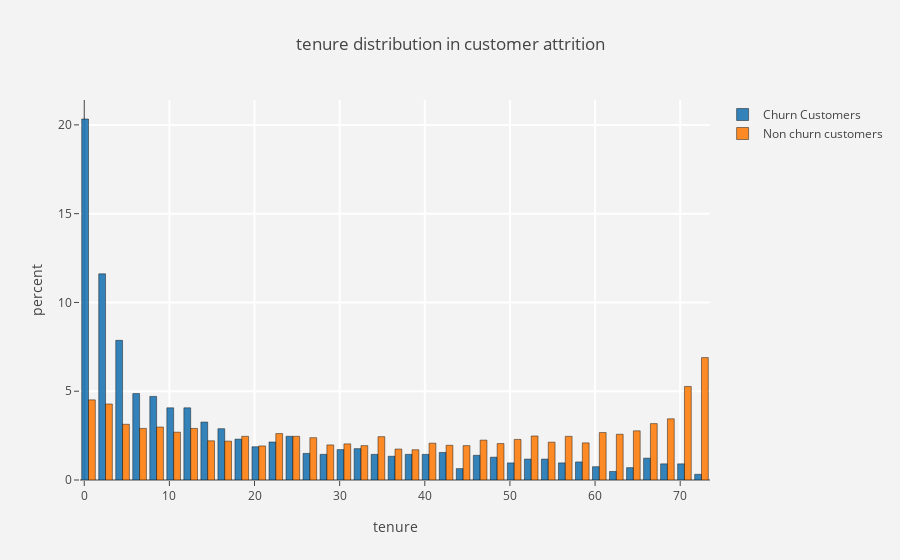
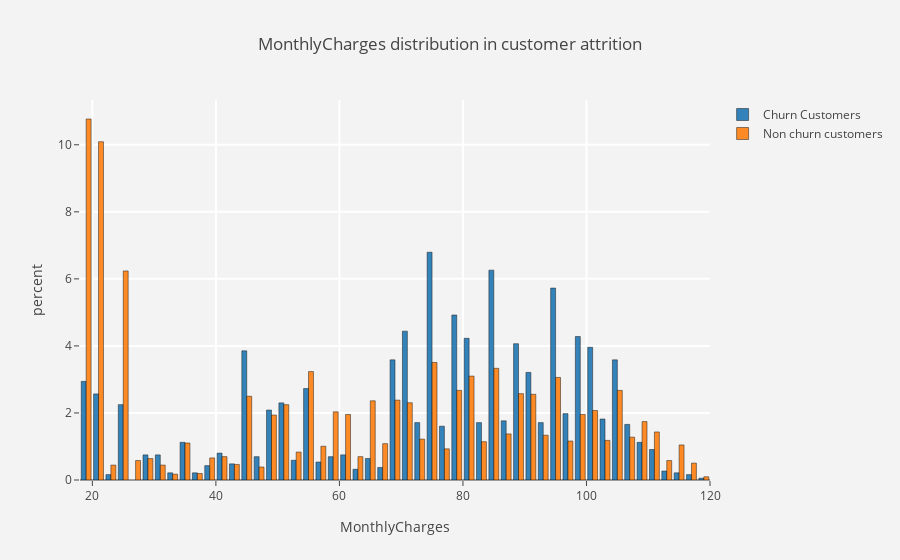
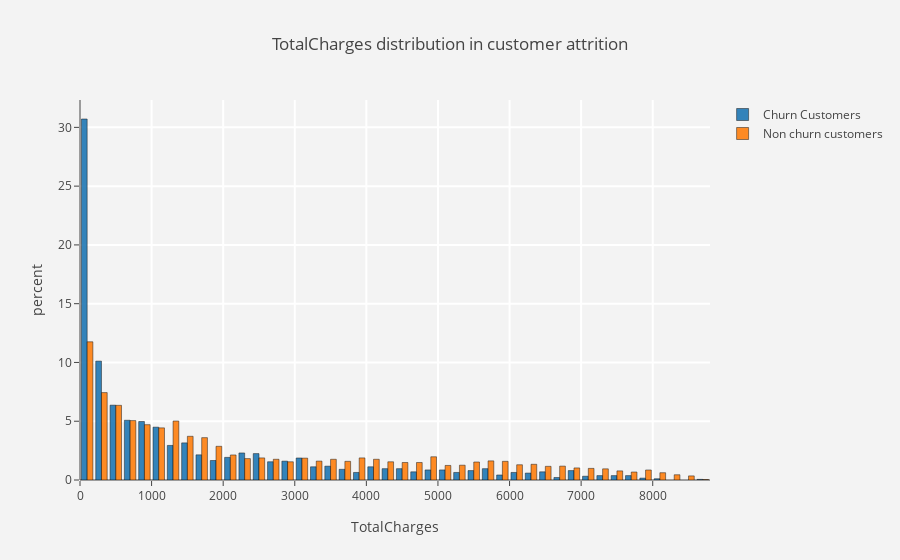

Notebook source saved alongside these figures, in order:
### Code cell
# Plot histgram for all numerical columns   
for i in num_cols :
    histogram(i)

### Figure 1 — Plotly figure (JSON) as saved in the notebook; plotly's stock layout.template omitted (floating-point values rounded to 4 significant figures; data arrays with more than 128 entries replaced by an {"elided": "..."} marker saying what was removed)
{"data": [{"histnorm": "percent", "marker": {"line": {"color": "black", "width": 0.5}}, "name": "Churn Customers", "opacity": 0.9, "type": "histogram", "uid": "e3b018c4-8c1b-4344-a483-658aa19ded20", "x": {"elided": "1869 int values"}}, {"histnorm": "percent", "marker": {"line": {"color": "black", "width": 0.5}}, "name": "Non churn customers", "opacity": 0.9, "type": "histogram", "uid": "44caf0da-7828-4cfb-a487-535085222c42", "x": {"elided": "5163 int values"}}], "layout": {"paper_bgcolor": "rgb(243,243,243)", "plot_bgcolor": "rgb(243,243,243)", "title": "tenure distribution in customer attrition ", "xaxis": {"gridcolor": "rgb(255, 255, 255)", "gridwidth": 2, "ticklen": 5, "title": "tenure", "zerolinewidth": 1}, "yaxis": {"gridcolor": "rgb(255, 255, 255)", "gridwidth": 2, "ticklen": 5, "title": "percent", "zerolinewidth": 1}}}

### Figure 2 — Plotly figure (JSON) as saved in the notebook; plotly's stock layout.template omitted (floating-point values rounded to 4 significant figures; data arrays with more than 128 entries replaced by an {"elided": "..."} marker saying what was removed)
{"data": [{"histnorm": "percent", "marker": {"line": {"color": "black", "width": 0.5}}, "name": "Churn Customers", "opacity": 0.9, "type": "histogram", "uid": "7b0a5191-a6f4-47e2-bbcf-bcdf12650b89", "x": {"elided": "1869 float values"}}, {"histnorm": "percent", "marker": {"line": {"color": "black", "width": 0.5}}, "name": "Non churn customers", "opacity": 0.9, "type": "histogram", "uid": "b04a72a3-11e2-4318-9f60-4fea5580e12c", "x": {"elided": "5163 float values"}}], "layout": {"paper_bgcolor": "rgb(243,243,243)", "plot_bgcolor": "rgb(243,243,243)", "title": "MonthlyCharges distribution in customer attrition ", "xaxis": {"gridcolor": "rgb(255, 255, 255)", "gridwidth": 2, "ticklen": 5, "title": "MonthlyCharges", "zerolinewidth": 1}, "yaxis": {"gridcolor": "rgb(255, 255, 255)", "gridwidth": 2, "ticklen": 5, "title": "percent", "zerolinewidth": 1}}}

### Figure 3 — Plotly figure (JSON) as saved in the notebook; plotly's stock layout.template omitted (floating-point values rounded to 4 significant figures; data arrays with more than 128 entries replaced by an {"elided": "..."} marker saying what was removed)
{"data": [{"histnorm": "percent", "marker": {"line": {"color": "black", "width": 0.5}}, "name": "Churn Customers", "opacity": 0.9, "type": "histogram", "uid": "e68bd3da-6b4c-4f70-83e3-6693a0a76202", "x": {"elided": "1869 float values"}}, {"histnorm": "percent", "marker": {"line": {"color": "black", "width": 0.5}}, "name": "Non churn customers", "opacity": 0.9, "type": "histogram", "uid": "f5a6aa9c-028d-4acc-bea3-b016f337ad17", "x": {"elided": "5163 float values"}}], "layout": {"paper_bgcolor": "rgb(243,243,243)", "plot_bgcolor": "rgb(243,243,243)", "title": "TotalCharges distribution in customer attrition ", "xaxis": {"gridcolor": "rgb(255, 255, 255)", "gridwidth": 2, "ticklen": 5, "title": "TotalCharges", "zerolinewidth": 1}, "yaxis": {"gridcolor": "rgb(255, 255, 255)", "gridwidth": 2, "ticklen": 5, "title": "percent", "zerolinewidth": 1}}}
